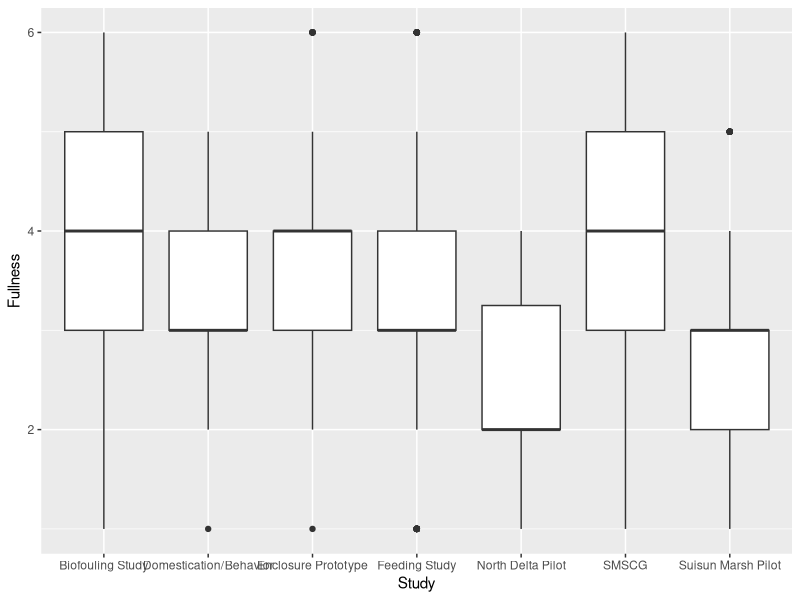
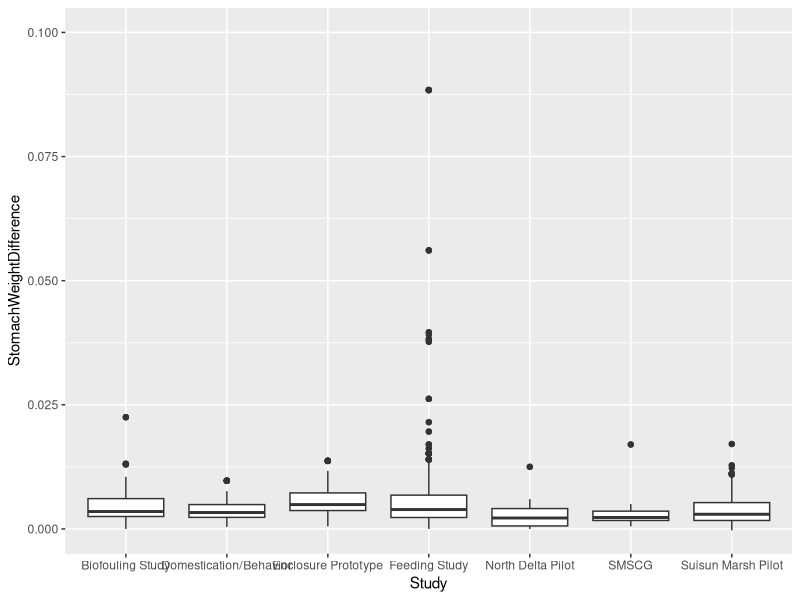
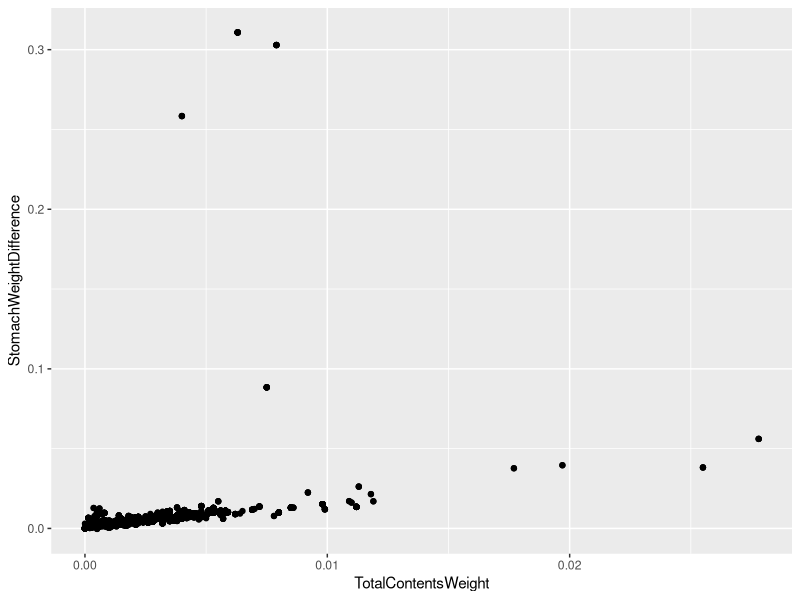
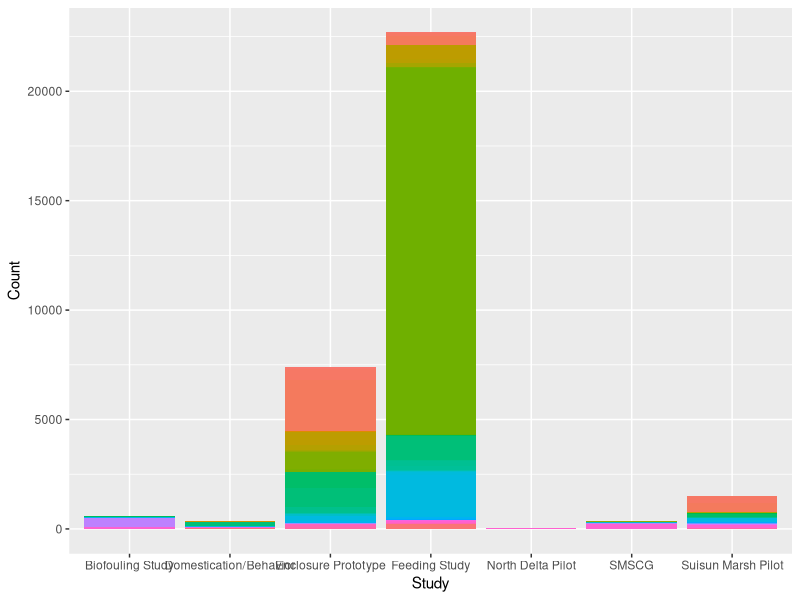
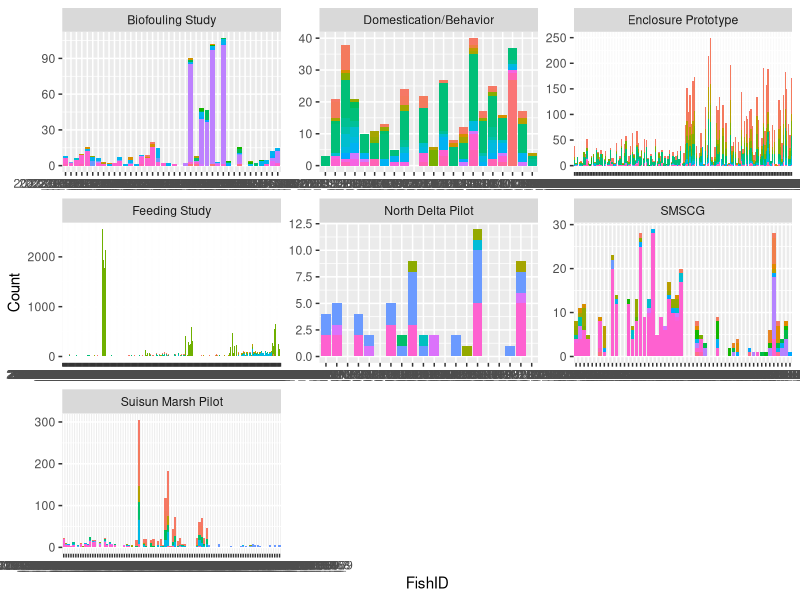
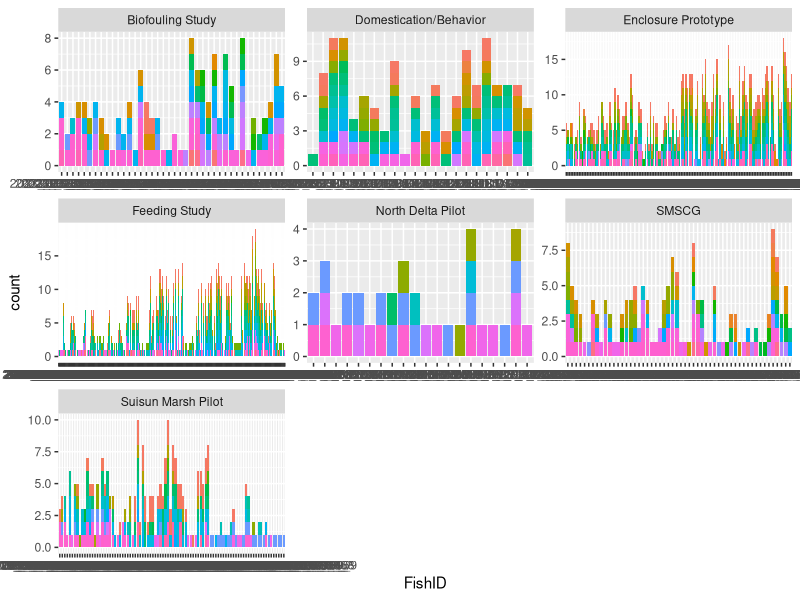
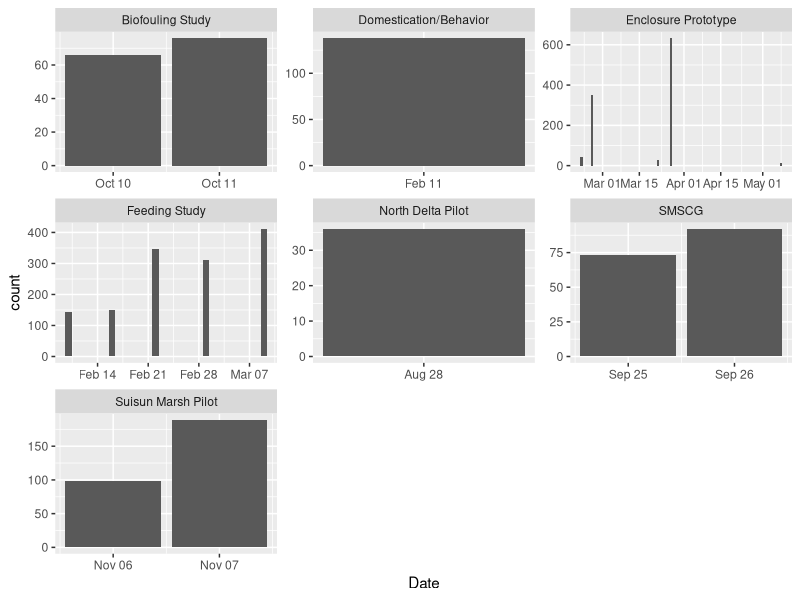

The R script that drew these images, in order:
#do some quick chekin on the diet data

library(tidyverse)

diets = read_csv("data/cagediets2019to2024.csv")

ggplot(diets, aes(x = Study, y = Fullness)) + geom_boxplot()



ggplot(diets, aes(x = Study, y = StomachWeightDifference)) + geom_boxplot()+
  coord_cartesian(ylim = c(0,.1))

ggplot(diets, aes(x = TotalContentsWeight, y = StomachWeightDifference)) + geom_point() 

ggplot(diets, aes(x = Study, y = Count, fill = Taxon))+ geom_col()+theme(legend.position = "none")


ggplot(diets, aes(x = FishID, y = Count, fill = Taxon))+ geom_col()+theme(legend.position = "none")+
  facet_wrap(~Study, scales = "free")
test = filter(diets, Count>100)
test = filter(diets, Study == "Feeding Study", CageID == "FCCL Control")
test = filter(diets, Study == "Feeding Study")

ggplot(diets, aes(x = FishID,  fill = Taxon))+ geom_bar()+theme(legend.position = "none")+
  facet_wrap(~Study, scales = "free")

zeros = filter(diets, Count ==0)
errors = filter(diets, Error)

ggplot(diets, aes(x = Date)) + geom_bar()+
  facet_wrap(~Study, scales ="free")

fish = read_csv("data/cagemetrics.csv")

test = select(diets, Study, FishID, CageID, Date, Tag) %>%
  distinct()

test2 = left_join(test, fish, by = "FishID")

missing = test[which(!test$FishID %in% fish$FishID),]
missing2 = test[which(!test$Tag %in% fish$Tag),]


dosbev = filter(fish, Study == "Domestication/Behavior")
write.csv(missing, "Dietsthatdontmatchfish.csv", row.names = F)
